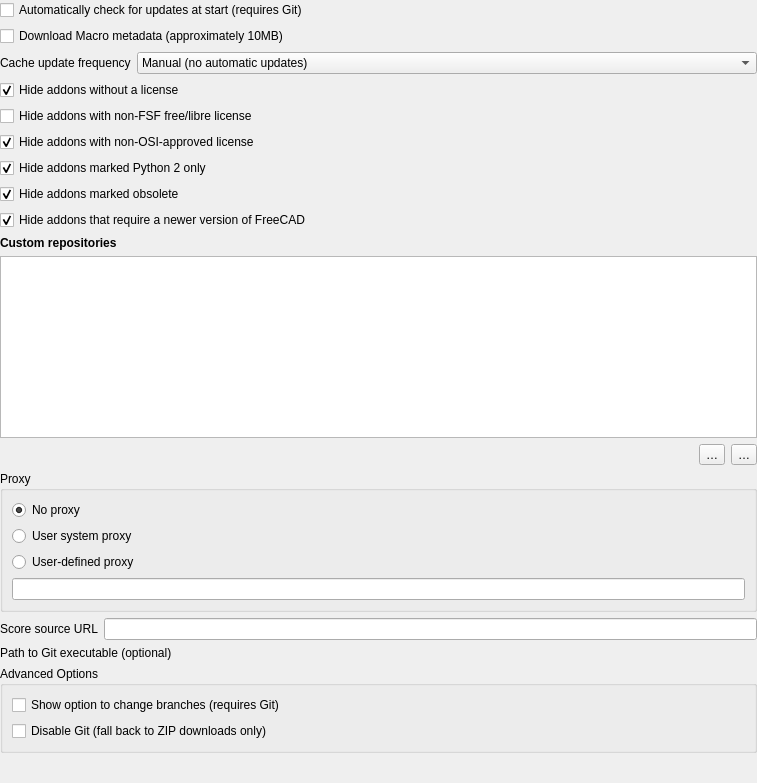
<?xml version="1.0" encoding="UTF-8"?>
<ui version="4.0">
 <class>Gui::Dialog::DlgSettingsAddonManager</class>
 <widget class="QWidget" name="Gui::Dialog::DlgSettingsAddonManager">
  <property name="geometry">
   <rect>
    <x>0</x>
    <y>0</y>
    <width>757</width>
    <height>783</height>
   </rect>
  </property>
  <property name="windowTitle">
   <string>Addon Manager Options</string>
  </property>
  <layout class="QVBoxLayout" name="verticalLayout">
   <property name="margin">
    <number>0</number>
   </property>
   <item>
    <widget class="Gui::PrefCheckBox" name="guiprefcheckboxcheckupdates">
     <property name="toolTip">
      <string>Checks for updates of installed addons when launching the Addon Manager</string>
     </property>
     <property name="text">
      <string>Automatically check for updates at start (requires Git)</string>
     </property>
     <property name="autoExclusive">
      <bool>false</bool>
     </property>
     <property name="prefEntry" stdset="0">
      <cstring>AutoCheck</cstring>
     </property>
     <property name="prefPath" stdset="0">
      <cstring>Addons</cstring>
     </property>
    </widget>
   </item>
   <item>
    <widget class="Gui::PrefCheckBox" name="guiprefcheckboxdownloadmacros">
     <property name="text">
      <string>Download Macro metadata (approximately 10MB)</string>
     </property>
     <property name="prefEntry" stdset="0">
      <cstring>DownloadMacros</cstring>
     </property>
     <property name="prefPath" stdset="0">
      <cstring>Addons</cstring>
     </property>
    </widget>
   </item>
   <item>
    <layout class="QHBoxLayout" name="horizontalLayout">
     <item>
      <widget class="QLabel" name="label_2">
       <property name="text">
        <string>Cache update frequency</string>
       </property>
      </widget>
     </item>
     <item>
      <widget class="Gui::PrefComboBox" name="guiprefcomboboxupdatefrequency">
       <property name="sizePolicy">
        <sizepolicy hsizetype="Expanding" vsizetype="Fixed">
         <horstretch>0</horstretch>
         <verstretch>0</verstretch>
        </sizepolicy>
       </property>
       <property name="prefEntry" stdset="0">
        <cstring>UpdateFrequencyComboEntry</cstring>
       </property>
       <property name="prefPath" stdset="0">
        <cstring>Addons</cstring>
       </property>
       <item>
        <property name="text">
         <string>Manual (no automatic updates)</string>
        </property>
       </item>
       <item>
        <property name="text">
         <string>Daily</string>
        </property>
       </item>
       <item>
        <property name="text">
         <string>Weekly</string>
        </property>
       </item>
      </widget>
     </item>
    </layout>
   </item>
   <item>
    <widget class="Gui::PrefCheckBox" name="guiprefcheckboxhideunlicensed">
     <property name="text">
      <string>Hide addons without a license</string>
     </property>
     <property name="checked">
      <bool>true</bool>
     </property>
     <property name="prefEntry" stdset="0">
      <cstring>HideUnlicensed</cstring>
     </property>
     <property name="prefPath" stdset="0">
      <cstring>Addons</cstring>
     </property>
    </widget>
   </item>
   <item>
    <widget class="Gui::PrefCheckBox" name="guiprefcheckboxhidenonfsf">
     <property name="text">
      <string>Hide addons with non-FSF free/libre license</string>
     </property>
     <property name="checked">
      <bool>false</bool>
     </property>
     <property name="prefEntry" stdset="0">
      <cstring>HideNonFSFFreeLibre</cstring>
     </property>
     <property name="prefPath" stdset="0">
      <cstring>Addons</cstring>
     </property>
    </widget>
   </item>
   <item>
    <widget class="Gui::PrefCheckBox" name="guiprefcheckboxnonosi">
     <property name="text">
      <string>Hide addons with non-OSI-approved license</string>
     </property>
     <property name="checked">
      <bool>true</bool>
     </property>
     <property name="prefEntry" stdset="0">
      <cstring>HideNonOSIApproved</cstring>
     </property>
     <property name="prefPath" stdset="0">
      <cstring>Addons</cstring>
     </property>
    </widget>
   </item>
   <item>
    <widget class="Gui::PrefCheckBox" name="guiprefcheckboxhidepy2">
     <property name="text">
      <string>Hide addons marked Python 2 only</string>
     </property>
     <property name="checked">
      <bool>true</bool>
     </property>
     <property name="prefEntry" stdset="0">
      <cstring>HidePy2</cstring>
     </property>
     <property name="prefPath" stdset="0">
      <cstring>Addons</cstring>
     </property>
    </widget>
   </item>
   <item>
    <widget class="Gui::PrefCheckBox" name="guiprefcheckboxhideobsolete">
     <property name="text">
      <string>Hide addons marked obsolete</string>
     </property>
     <property name="checked">
      <bool>true</bool>
     </property>
     <property name="prefEntry" stdset="0">
      <cstring>HideObsolete</cstring>
     </property>
     <property name="prefPath" stdset="0">
      <cstring>Addons</cstring>
     </property>
    </widget>
   </item>
   <item>
    <widget class="Gui::PrefCheckBox" name="guiprefcheckboxhidenewerfreecadrequired">
     <property name="text">
      <string>Hide addons that require a newer version of FreeCAD</string>
     </property>
     <property name="checked">
      <bool>true</bool>
     </property>
     <property name="prefPath" stdset="0">
      <cstring>Addons</cstring>
     </property>
     <property name="prefEntry" stdset="0">
      <cstring>HideNewerFreeCADRequired</cstring>
     </property>
    </widget>
   </item>
   <item>
    <widget class="QLabel" name="label">
     <property name="font">
      <font>
       <weight>75</weight>
       <bold>true</bold>
      </font>
     </property>
     <property name="text">
      <string>Custom repositories</string>
     </property>
    </widget>
   </item>
   <item>
    <widget class="QTableView" name="customRepositoriesTableView">
     <property name="alternatingRowColors">
      <bool>true</bool>
     </property>
     <property name="selectionMode">
      <enum>QAbstractItemView::SingleSelection</enum>
     </property>
     <property name="selectionBehavior">
      <enum>QAbstractItemView::SelectRows</enum>
     </property>
     <property name="sortingEnabled">
      <bool>false</bool>
     </property>
    </widget>
   </item>
   <item>
    <layout class="QHBoxLayout" name="horizontalLayout_2">
     <item>
      <spacer name="horizontalSpacer">
       <property name="orientation">
        <enum>Qt::Horizontal</enum>
       </property>
       <property name="sizeHint" stdset="0">
        <size>
         <width>40</width>
         <height>20</height>
        </size>
       </property>
      </spacer>
     </item>
     <item>
      <widget class="QToolButton" name="addCustomRepositoryButton">
       <property name="text">
        <string notr="true">…</string>
       </property>
      </widget>
     </item>
     <item>
      <widget class="QToolButton" name="removeCustomRepositoryButton">
       <property name="text">
        <string notr="true">…</string>
       </property>
      </widget>
     </item>
    </layout>
   </item>
   <item>
    <widget class="QGroupBox" name="groupBox">
     <property name="title">
      <string>Proxy</string>
     </property>
     <layout class="QVBoxLayout" name="verticalLayout_2">
      <item>
       <widget class="Gui::PrefRadioButton" name="guiprefradiobuttonnoproxy">
        <property name="text">
         <string>No proxy</string>
        </property>
        <property name="checked">
         <bool>true</bool>
        </property>
        <property name="prefEntry" stdset="0">
         <cstring>NoProxyCheck</cstring>
        </property>
        <property name="prefPath" stdset="0">
         <cstring>Addons</cstring>
        </property>
       </widget>
      </item>
      <item>
       <widget class="Gui::PrefRadioButton" name="guiprefradiobuttonsystemproxy">
        <property name="text">
         <string>User system proxy</string>
        </property>
        <property name="prefEntry" stdset="0">
         <cstring>SystemProxyCheck</cstring>
        </property>
        <property name="prefPath" stdset="0">
         <cstring>Addons</cstring>
        </property>
       </widget>
      </item>
      <item>
       <widget class="Gui::PrefRadioButton" name="guiprefradiobuttonuserproxy">
        <property name="text">
         <string>User-defined proxy</string>
        </property>
        <property name="checked">
         <bool>false</bool>
        </property>
        <property name="prefEntry" stdset="0">
         <cstring>UserProxyCheck</cstring>
        </property>
        <property name="prefPath" stdset="0">
         <cstring>Addons</cstring>
        </property>
       </widget>
      </item>
      <item>
       <widget class="Gui::PrefLineEdit" name="guipreflineedituserproxy">
        <property name="prefEntry" stdset="0">
         <cstring>ProxyUrl</cstring>
        </property>
        <property name="prefPath" stdset="0">
         <cstring>Addons</cstring>
        </property>
       </widget>
      </item>
     </layout>
    </widget>
   </item>
   <item>
    <layout class="QHBoxLayout" name="horizontalLayoutScore">
     <item>
      <widget class="QLabel" name="label_score">
       <property name="text">
        <string>Score source URL</string>
       </property>
      </widget>
     </item>
     <item>
      <widget class="Gui::PrefLineEdit" name="guipreflineeditscoresourceurl">
       <property name="sizePolicy">
        <sizepolicy hsizetype="Expanding" vsizetype="Fixed">
         <horstretch>0</horstretch>
         <verstretch>0</verstretch>
        </sizepolicy>
       </property>
       <property name="toolTip">
        <string>The URL for the addon score data (see Addon Manager wiki page for formatting and hosting details)</string>
       </property>
       <property name="prefEntry" stdset="0">
        <cstring>AddonsScoreURL</cstring>
       </property>
       <property name="prefPath" stdset="0">
        <cstring>Addons</cstring>
       </property>
      </widget>
     </item>
    </layout>
   </item>
   <item>
    <layout class="QGridLayout" name="gridLayout">
     <item row="1" column="0">
      <widget class="QLabel" name="label_3">
       <property name="text">
        <string>Path to Git executable (optional)</string>
       </property>
      </widget>
     </item>
     <item row="1" column="1">
      <widget class="Gui::PrefFileChooser" name="gui::preffilechooser" native="true">
       <property name="sizePolicy">
        <sizepolicy hsizetype="Expanding" vsizetype="Preferred">
         <horstretch>0</horstretch>
         <verstretch>0</verstretch>
        </sizepolicy>
       </property>
       <property name="minimumSize">
        <size>
         <width>300</width>
         <height>0</height>
        </size>
       </property>
       <property name="toolTip">
        <string>The path to the Git executable. Autodetected if needed and not specified.</string>
       </property>
       <property name="prefEntry" stdset="0">
        <cstring>GitExecutable</cstring>
       </property>
       <property name="prefPath" stdset="0">
        <cstring>Addons</cstring>
       </property>
      </widget>
     </item>
    </layout>
   </item>
   <item>
    <widget class="QGroupBox" name="advanced">
     <property name="sizePolicy">
      <sizepolicy hsizetype="Minimum" vsizetype="Minimum">
       <horstretch>0</horstretch>
       <verstretch>0</verstretch>
      </sizepolicy>
     </property>
     <property name="title">
      <string>Advanced Options</string>
     </property>
     <layout class="QVBoxLayout" name="verticalLayout_3">
      <item>
       <widget class="Gui::PrefCheckBox" name="guiprefcheckboxShowBranchSwitcher">
        <property name="text">
         <string>Show option to change branches (requires Git)</string>
        </property>
        <property name="prefEntry" stdset="0">
         <cstring>ShowBranchSwitcher</cstring>
        </property>
        <property name="prefPath" stdset="0">
         <cstring>Addons</cstring>
        </property>
       </widget>
      </item>
      <item>
       <widget class="Gui::PrefCheckBox" name="guiprefcheckboxDisableGit">
        <property name="text">
         <string>Disable Git (fall back to ZIP downloads only)</string>
        </property>
        <property name="prefEntry" stdset="0">
         <cstring>disableGit</cstring>
        </property>
        <property name="prefPath" stdset="0">
         <cstring>Addons</cstring>
        </property>
       </widget>
      </item>
     </layout>
    </widget>
   </item>
   <item>
    <spacer name="verticalSpacer">
     <property name="orientation">
      <enum>Qt::Vertical</enum>
     </property>
     <property name="sizeHint" stdset="0">
      <size>
       <width>20</width>
       <height>40</height>
      </size>
     </property>
    </spacer>
   </item>
  </layout>
 </widget>
 <customwidgets>
  <customwidget>
   <class>Gui::PrefCheckBox</class>
   <extends>QCheckBox</extends>
   <header>Gui/PrefWidgets.h</header>
  </customwidget>
  <customwidget>
   <class>Gui::PrefComboBox</class>
   <extends>QComboBox</extends>
   <header>Gui/PrefWidgets.h</header>
  </customwidget>
  <customwidget>
   <class>Gui::PrefRadioButton</class>
   <extends>QRadioButton</extends>
   <header>Gui/PrefWidgets.h</header>
  </customwidget>
  <customwidget>
   <class>Gui::PrefLineEdit</class>
   <extends>QLineEdit</extends>
   <header>Gui/PrefWidgets.h</header>
  </customwidget>
  <customwidget>
   <class>Gui::PrefFileChooser</class>
   <extends>QWidget</extends>
   <header>Gui/PrefWidgets.h</header>
  </customwidget>
 </customwidgets>
 <resources/>
 <connections/>
</ui>
